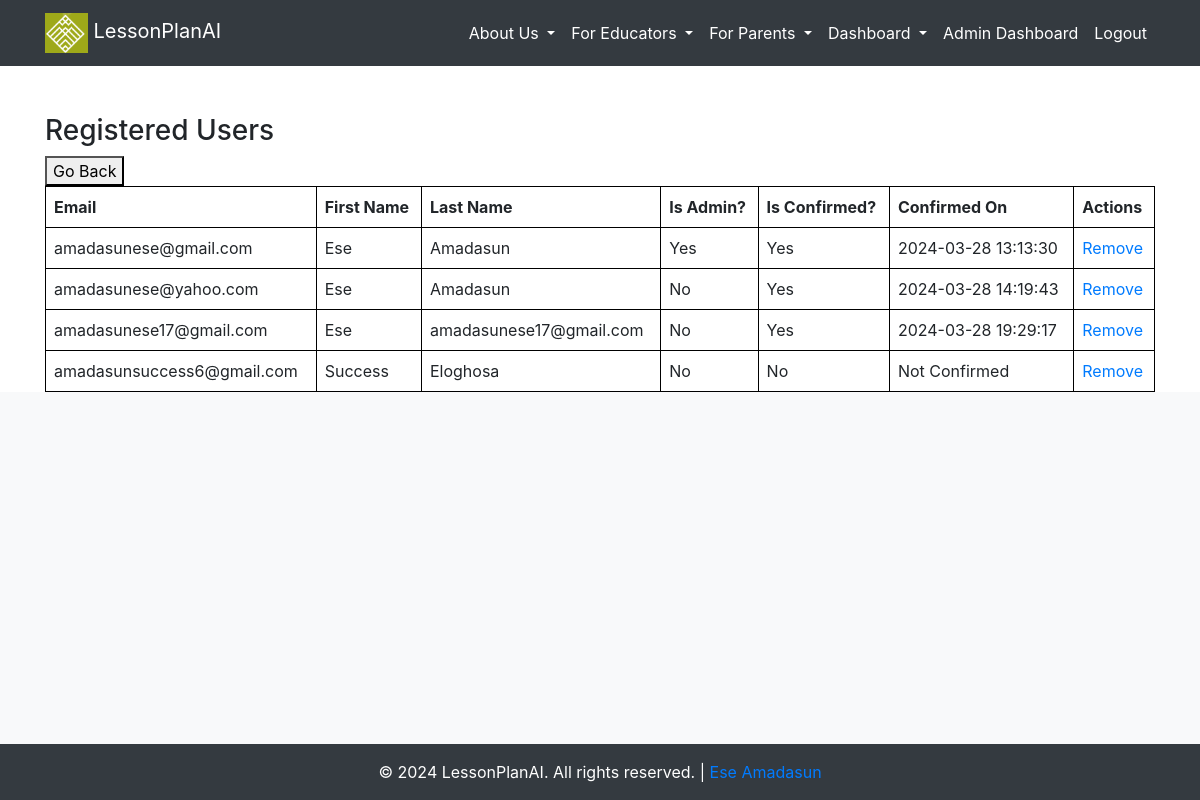
Screenshot of /admin_users (signed in) with the database file from the repository.
### src/accounts/models.py (models this page shows, shortened)
class User(UserMixin, db.Model):
    __tablename__ = "users"
    id = db.Column(db.Integer, primary_key=True)
    email = db.Column(db.String, unique=True, nullable=False)
    first_name = db.Column(db.String, nullable=False)
    last_name = db.Column(db.String, nullable=False)
    password = db.Column(db.String, nullable=False)
    created_on = db.Column(db.DateTime, nullable=False)
    is_admin = db.Column(db.Boolean, nullable=False, default=False)
    is_confirmed = db.Column(db.Boolean, nullable=True, default=False)
    confirmed_on = db.Column(db.DateTime, nullable=True)
    subscription = db.relationship('Subscription', backref='user', uselist=False)
    tutor = db.relationship('Tutor', backref='user', uselist=False)

### src/core/views.py (the view)
@core_bp.route('/admin_users')
@login_required
def manage_users():
    if not current_user.is_admin:
        flash('Access denied: You must be an admin to view this page.', 'danger')
        return redirect(url_for('core.index'))
    """Query users with subscriptions"""
    users_with_subscriptions = User.query.options(joinedload(User.subscription)).all()
    return render_template('core/manage_users.html', users=users_with_subscriptions)

### src/__init__.py (called while the page is built)
@login_manager.user_loader
def load_user(user_id):
    return User.query.filter(User.id == int(user_id)).first()

### src/templates/core/manage_users.html
{% extends '_base.html' %}
{% block content %}
  <h3>Registered Users</h3>
  <button onclick="window.history.back();">Go Back</button>
  <table style="border-collapse: collapse; width: 100%;">
    <tr>
      <th style="border: 1px solid black;">Email</th>
      <th style="border: 1px solid black;">First Name</th>
      <th style="border: 1px solid black;">Last Name</th>
      <th style="border: 1px solid black;">Is Admin?</th>
      <th style="border: 1px solid black;">Is Confirmed?</th>
      <th style="border: 1px solid black;">Confirmed On</th>
      <th style="border: 1px solid black;">Actions</th>
    </tr>
    {% for user in users %}
      <tr>
        <td style="border: 1px solid black;">{{ user.email }}</td>
        <td style="border: 1px solid black;">{{ user.first_name }}</td>
        <td style="border: 1px solid black;">{{ user.last_name }}</td>
        <td style="border: 1px solid black;">{{ 'Yes' if user.is_admin else 'No' }}</td>
        <td style="border: 1px solid black;">{{ 'Yes' if user.is_confirmed else 'No' }}</td>
        <td style="border: 1px solid black;">{{ user.confirmed_on.strftime('%Y-%m-%d %H:%M:%S') if user.confirmed_on else 'Not Confirmed' }}</td>
        <td style="border: 1px solid black;">
          <a href="{{ url_for('core.delete_user', user_id=user.id) }}">Remove</a>
        </td>
      </tr>
    {% endfor %}
  </table>
{% endblock %}

### src/static/styles.css (style rules this page uses)
a { text-decoration: none; }
body { display: flex; flex-direction: column; min-height: 100vh; }
table { width: 100%; border-collapse: collapse; }
th, td { border: 1px solid black; padding: 8px; text-align: left; }
body { background-color: #f4f4f4; color: #333; font-family: 'Arial', sans-serif; }

### rows the page displays
User: email "amadasunese@gmail.com", first_name "Ese", last_name "Amadasun", is_admin "Yes", is_confirmed "Yes", confirmed_on "2024-03-28 13:13:30"
User: email "amadasunese@yahoo.com", first_name "Ese", last_name "Amadasun", is_admin "No", is_confirmed "Yes", confirmed_on "2024-03-28 14:19:43"
User: email "amadasunese17@gmail.com", first_name "Ese", last_name "amadasunese17@gmail.com", is_admin "No", is_confirmed "Yes", confirmed_on "2024-03-28 19:29:17"
User: email "amadasunsuccess6@gmail.com", first_name "Success", last_name "Eloghosa", is_admin "No", is_confirmed "No", confirmed_on "Not Confirmed"
